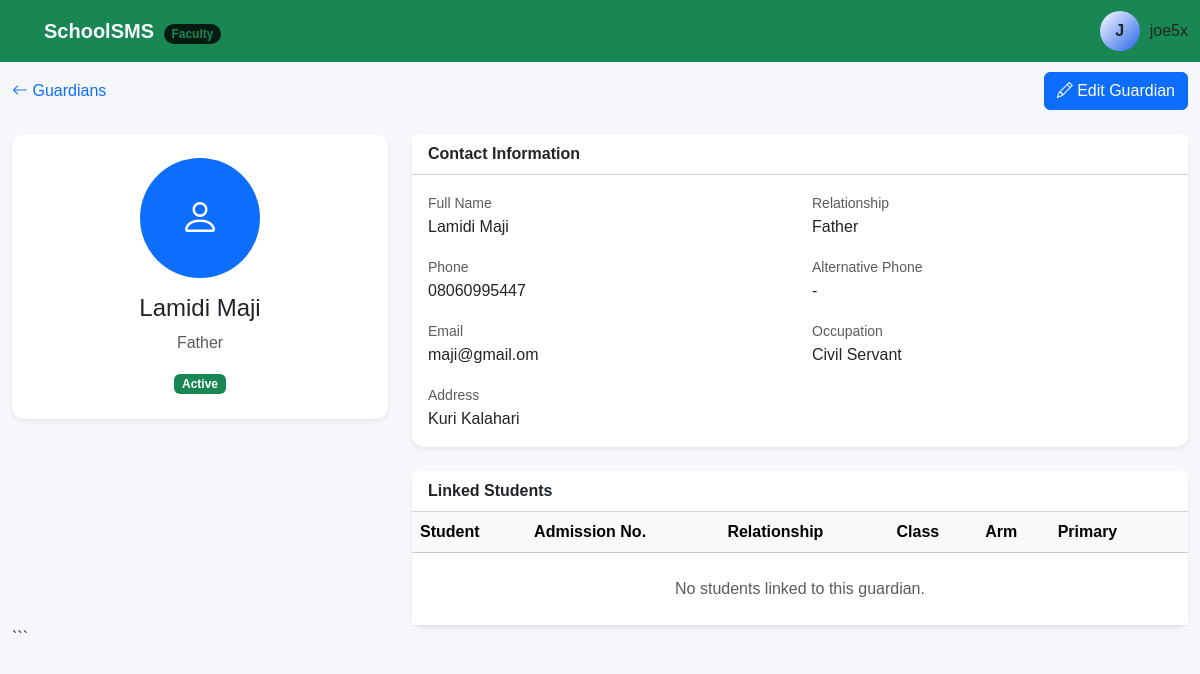
/students/guardians/1/ (signed in), run on the app's committed database.
### accounts/models.py (models this page shows, shortened)
class User(AbstractUser):
    class Role(models.TextChoices):
        SUPER_ADMIN = "super_admin", "Super Administrator"
        SCHOOL_ADMIN = "school_admin", "School Administrator"
        PRINCIPAL = "principal", "Principal"
        VICE_PRINCIPAL = "vice_principal", "Vice Principal"
        HEAD_TEACHER = "head_teacher", "Head Teacher"
        TEACHER = "teacher", "Teacher"
        FORM_TEACHER = "form_teacher", "Form Teacher"
        BURSAR = "bursar", "Bursar"
        ACCOUNTANT = "accountant", "Accountant"
        REGISTRAR = "registrar", "Registrar"
        STUDENT = "student", "Student"
        PARENT = "parent", "Parent/Guardian"
    role = models.CharField(
        max_length=30,
        choices=Role.choices,
        default=Role.TEACHER,
    )
    phone = models.CharField(
        max_length=20,
        blank=True,
    )
    staff_id = models.CharField(
        max_length=50,
        unique=True,
        null=True,
        blank=True,
    )
    profile_photo = models.ImageField(
        upload_to="accounts/profiles/",
        blank=True,
        null=True,
    )
    address = models.TextField(
        blank=True,
    )
    date_of_birth = models.DateField(
        blank=True,
        null=True,
    )
    is_verified = models.BooleanField(
        default=False,
    )
    created_at = models.DateTimeField(
        auto_now_add=True,
    )
    updated_at = models.DateTimeField(
        auto_now=True,
    )
    class Meta:
        ordering = ["first_name", "last_name"]

### students/models.py (models this page shows, shortened)
class Guardian(models.Model):
    class Relationship(models.TextChoices):
        FATHER = "father", "Father"
        MOTHER = "mother", "Mother"
        GUARDIAN = "guardian", "Guardian"
        UNCLE = "uncle", "Uncle"
        AUNT = "aunt", "Aunt"
        GRANDFATHER = "grandfather", "Grandfather"
        GRANDMOTHER = "grandmother", "Grandmother"
        OTHER = "other", "Other"
    school = models.ForeignKey(
        "schools.School",
        on_delete=models.CASCADE,
        related_name="guardians",
    )
    first_name = models.CharField(
        max_length=100,
    )
    last_name = models.CharField(
        max_length=100,
    )
    phone = models.CharField(
        max_length=30,
    )
    alternative_phone = models.CharField(
        max_length=30,
        blank=True,
    )
    email = models.EmailField(
        blank=True,
    )
    address = models.TextField(
        blank=True,
    )
    occupation = models.CharField(
        max_length=150,
        blank=True,
    )
    relationship = models.CharField(
        max_length=30,
        choices=Relationship.choices,
        default=Relationship.GUARDIAN,
    )
    is_active = models.BooleanField(
        default=True,
    )
    created_at = models.DateTimeField(
        auto_now_add=True,
    )
    updated_at = models.DateTimeField(
        auto_now=True,
    )
    class Meta:
        ordering = [
            "last_name",
            "first_name",
        ]
    @property
    def full_name(self):
        return (
            f"{self.first_name} "
            f"{self.last_name}"
        )

### students/views.py (the view)
@login_required
def guardian_detail(request, pk):
    guardian = get_object_or_404(
        Guardian.objects
        .select_related("school")
        .prefetch_related(
            "students__student",
            "students__student__enrollments__academic_class",
            "students__student__enrollments__class_arm",
            "students__student__enrollments__session",
        ),
        pk=pk,
    )
    return render(
        request,
        "students/guardian_detail.html",
        {
            "guardian": guardian,
        },
    )

### templates/students/guardian_detail.html (shortened to what this page needs)
{% extends "base.html" %}
{% block content %}
<div class="container-fluid">
<div class="d-flex justify-content-between align-items-center mb-4">
    <div>
        <a
            href="{% url 'students:guardian_list' %}"
            class="text-decoration-none"
        >
            <i class="bi bi-arrow-left"></i>
            Guardians
        </a>
    </div>
    <div>
        <a
            href="{% url 'students:guardian_update' guardian.pk %}"
            class="btn btn-primary"
        >
            <i class="bi bi-pencil"></i>
            Edit Guardian
        </a>
    </div>
</div>
<div class="row g-4">
    <div class="col-xl-4">
        <div class="card border-0 shadow-sm">
            <div class="card-body text-center p-4">
                <div
                    class="rounded-circle bg-primary text-white mx-auto mb-3 d-flex align-items-center justify-content-center"
                    style="width:120px;height:120px;"
                >
                    <i class="bi bi-person fs-1"></i>
                </div>
                <h4>
                    {{ guardian.full_name }}
                </h4>
                <p class="text-muted">
                    {{ guardian.get_relationship_display }}
                </p>
                {% if guardian.is_active %}
                    <span class="badge text-bg-success">
                        Active
                    </span>
                {% else %}
                    <span class="badge text-bg-secondary">
                        Inactive
                    </span>
                {% endif %}
            </div>
        </div>
    </div>
    <div class="col-xl-8">
        <div class="card border-0 shadow-sm mb-4">
            <div class="card-header bg-white">
                <strong>
                    Contact Information
                </strong>
            </div>
            <div class="card-body">
                <div class="row">
                    <div class="col-md-6 mb-3">
                        <small class="text-muted">
                            Full Name
                        </small>
                        <div>
                            {{ guardian.full_name }}
                        </div>
                    </div>
                    <div class="col-md-6 mb-3">
                        <small class="text-muted">
                            Relationship
                        </small>
                        <div>
                            {{ guardian.get_relationship_display }}
                        </div>
                    </div>
                    <div class="col-md-6 mb-3">
                        <small class="text-muted">
                            Phone
                        </small>
                        <div>
                            {{ guardian.phone }}
                        </div>
                    </div>
                    <div class="col-md-6 mb-3">
                        <small class="text-muted">
                            Alternative Phone
                        </small>
                        <div>
                            {{ guardian.alternative_phone|default:"-" }}
                        </div>
                    </div>
                    <div class="col-md-6 mb-3">
                        <small class="text-muted">
                            Email
                        </small>
                        <div>
                            {{ guardian.email|default:"-" }}
                        </div>
                    </div>
                    <div class="col-md-6 mb-3">
                        <small class="text-muted">
                            Occupation
                        </small>
                        <div>
                            {{ guardian.occupation|default:"-" }}
                        </div>
                    </div>
                    <div class="col-12">
                        <small class="text-muted">
                            Address
                        </small>
                        <div>
                            {{ guardian.address|default:"-" }}
                        </div>
                    </div>
                </div>
            </div>
        </div>
        <div class="card border-0 shadow-sm">
            <div class="card-header bg-white d-flex justify-content-between">
                <strong>
                    Linked Students
                </strong>
            </div>
            <div class="table-responsive">
                <table class="table table-hover align-middle mb-0">
                    <thead class="table-light">
                        <tr>
                            <th>Student</th>
                            <th>Admission No.</th>
                            <th>Relationship</th>
                            <th>Class</th>
                            <th>Arm</th>
                            <th>Primary</th>
                            <th></th>
                        </tr>
                    </thead>
                    <tbody>
                        {% for relation in guardian.students.all %}
                            <tr>
                                <td>
                                    <a
                                        href="{% url 'students:student_detail' relation.student.pk %}"
                                        class="text-decoration-none"
                                    >
                                        {{ relation.student.full_name }}
                                    </a>
                                </td>
                                <td>
                                    {{ relation.student.admission_number }}
                                </td>
                                <td>
                                    {{ relation.get_relationship_display }}
                                </td>
                                <td>
                                    {% with enrollment=relation.student.enrollments.all|first %}
                                        {% if enrollment %}
                                            {{ enrollment.academic_class.name }}
                                        {% else %}
                                            -
                                        {% endif %}
                                    {% endwith %}
                                </td>
                                <td>
                                    {% with enrollment=relation.student.enrollments.all|first %}
                                        {% if enrollment %}
                                            {{ enrollment.class_arm.name }}
                                        {% else %}
                                            -
                                        {% endif %}
                                    {% endwith %}
                                </td>
                                <td>
                                    {% if relation.is_primary %}
                                        <span class="badge text-bg-success">
                                            Yes
                                        </span>
                                    {% else %}
                                        <span class="badge text-bg-secondary">
                                            No
                                        </span>
                                    {% endif %}
                                </td>
                                <td>
                                    <form
                                        method="post"
                                        action="{% url 'students:student_guardian_delete' relation.student.pk relation.pk %}"
                                    >
                                        {% csrf_token %}
                                        <button
                                            type="submit"
                                            class="btn btn-sm btn-outline-danger"
                                            onclick="return confirm('Remove this guardian from the student?')"
                                        >
                                            <i class="bi bi-x-lg"></i>
                                        </button>
                                    </form>
                                </td>
                            </tr>
                        {% empty %}
                            <tr>
                                <td
                                    colspan="7"
                                    class="text-center text-muted py-4"
                                >
                                    No students linked to this guardian.
                                </td>
                            </tr>
                        {% endfor %}
                    </tbody>
                </table>
            </div>
        </div>
    </div>
</div>
```
</div>
{% endblock %}

### templates/base.html (shortened to what this page needs)
{% load static %}
<!DOCTYPE html>
<html lang="en">
<head>
    <link
        href="https://cdn.jsdelivr.net/npm/bootstrap@5.3.3/dist/css/bootstrap.min.css"
        rel="stylesheet"
    >
    <link
        href="https://cdn.jsdelivr.net/npm/bootstrap-icons@1.11.3/font/bootstrap-icons.css"
        rel="stylesheet"
    >
     <link
     rel="stylesheet"
     href="{% static 'css/sms.css' %}"
    >
</head>
<body>
    <nav class="navbar fixed-top bg-success" data-bs-theme="dark">
    <div class="container-fluid d-flex justify-content-between align-items-center">
        {% if request.user.role == 'super_admin' %}
            <a class="navbar-brand d-flex align-items-center gap-2 fw-bold text-light text-decoration-none" href="/admin/">
                <i class="bi bi-shield-lock-fill text-danger fs-4"></i>
                <span>SchoolSMS <span class="badge bg-danger-subtle text-danger rounded-pill fs-8 ms-1">Root</span></span>
            </a>
        {% elif request.user.role == 'head_teacher' or request.user.role == 'teacher' or request.user.role == 'form_teacher' %}
            <a class="navbar-brand d-flex align-items-center gap-2 fw-bold text-light text-decoration-none" href="{% url 'dashboard:dashboard' %}">
                <i class="bi bi-journal-bookmark-fill text-success fs-4"></i>
                <span>SchoolSMS <span class="badge bg-success-subtle text-success rounded-pill fs-8 ms-1">Faculty</span></span>
            </a>
        {% elif request.user.role == 'bursar' or request.user.role == 'accountant' %}
            <a class="navbar-brand d-flex align-items-center gap-2 fw-bold text-light text-decoration-none" href="{% url 'dashboard:dashboard' %}">
                <i class="bi bi-wallet2 text-warning fs-4"></i>
                <span>SchoolSMS <span class="badge bg-warning-subtle text-warning rounded-pill fs-8 ms-1">Finance</span></span>
            </a>
        {% elif request.user.role == 'parent' %}
            <a class="navbar-brand d-flex align-items-center gap-2 fw-bold text-light text-decoration-none" href="{% url 'dashboard:dashboard' %}">
                <i class="bi bi-people-fill text-light fs-4"></i>
                <span>SchoolSMS <span class="badge bg-light text-light rounded-pill fs-8 ms-1">Parent Portal</span></span>
            </a>
        {% else %}
            <a class="navbar-brand d-flex align-items-center gap-2 fw-bold text-light text-decoration-none" href="{% url 'dashboard:dashboard' %}">
                <i class="bi bi-mortarboard-fill text-primary fs-4"></i>
                <span>SchoolSMS</span>
            </a>
        {% endif %}
        <div class="d-flex gap-2">
            <div class="user-profile">
                <div class="avatar">
                    {{ user.username|first|upper }}
                </div>
                <span>
                    {{ user.username }}
                </span>
            </div>
        </div>
    </div>
</nav>
<div class="container-fluid pt-4 mt-4">
</div>
{% block content %}
{% endblock %}
</body>
</html>

### templates/base.html (style rules this page uses)
:root { --bg: #0b0b12; --sidebar: #11111a; --card: #151520; --border: #262638; --text: #ffffff; --muted: #fff; --primary: #ffffff; --secondary: #2563eb; }
body { background: #f5f7fb; font-family: Arial, sans-serif; }
.card { border: 0; border-radius: 12px; box-shadow: 0 2px 10px rgba(0, 0, 0, 0.05); }
.table th { white-space: nowrap; }
.fs-8 { font-size: 0.75rem; }
.user-profile { display: flex; align-items: center; gap: 10px; }
.avatar { width: 40px; height: 40px; display: flex; justify-content: center; align-items: center; border-radius: 50%; background: linear-gradient( 135deg, var(--primary), var(--secondary) ); font-weight: bold; }

### data on the page
User: username|first "J", username "joe5x"
Guardian: full_name "Lamidi Maji", relationship "Father", phone "08060995447", alternative_phone "-", email "maji@gmail.om", occupation "Civil Servant", address "Kuri Kalahari"
